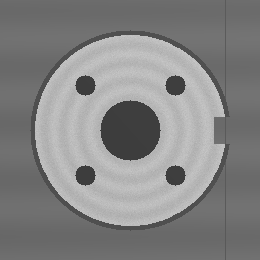
#> input picture data/template.png, 260 x 260 px
$ python locate.py --image ../data/template.png
#> lines starting #> are read from the running program, lines starting #| are printed output that depends on the picture; after the words box and inside, x2 and y2 are one past the last pixel; in counts of white or black regions, pixels touching at a corner belong together
### config.py
# -*- coding: utf-8 -*-
"""
config.py —— 全局配置中心（全项目唯一的参数入口）
=========================================================
职责：
    集中管理所有跨模块共用参数：数据目录、像素当量、工件几何尺寸、
    合成随机化范围、检测公差与 NG 判定阈值、Modbus 寄存器规划、
    看板服务参数。任何模块需要参数时一律 `import config`，
    禁止在其他文件里散落硬编码——调参只需改本文件。

使用示例：
    import config
    config.ensure_dirs()
    print(config.MM_PER_PIXEL)      # 0.1
"""
from pathlib import Path

# ================================================================
# 一、目录与文件路径
#     data/ 及其子目录无需手工创建，各模块调用 config.ensure_dirs() 自动建立
# ================================================================
PROJECT_ROOT  = Path(__file__).resolve().parent          # 项目根目录
DATA_DIR      = PROJECT_ROOT / "data"                    # 运行数据总目录
IMAGE_DIR     = DATA_DIR / "images"                      # 合成"相机画面"输出
TRUTH_DIR     = DATA_DIR / "truth"                       # 每张画面的真值 JSON
ANNOT_DIR     = DATA_DIR / "annot"                       # 检测标注图输出
CALIB_DIR     = DATA_DIR / "calib"                       # 相机标定结果
TEMPLATE_PATH = DATA_DIR / "template.png"                # 定位模板缓存（part_model 首次生成后落盘，指纹不符自动重建）
CALIB_JSON    = CALIB_DIR / "calibration.json"           # 标定结果 JSON


def ensure_dirs() -> None:
    """创建全部数据子目录（幂等：已存在则跳过）"""
    for d in (DATA_DIR, IMAGE_DIR, TRUTH_DIR, ANNOT_DIR, CALIB_DIR):
        d.mkdir(parents=True, exist_ok=True)
#> in main, gray is the input picture: shape (260, 260); min 61, max 201, mean 132


# ================================================================
# 二、相机与像素当量（仿真设定）
#     800×600 像素 ↔ 80×60 mm 视场 → 1 像素 = 0.1 mm
# ================================================================
IMG_W, IMG_H = 800, 600        # 相机画面分辨率（像素）
MM_PER_PIXEL = 0.1             # 像素当量设定值（mm/像素）；
                               # 运行期换算请走 part_model.mm_per_pixel()
                               # （优先级：新鲜标定 > 此设定值）


# ================================================================
# 三、工件几何（全部以"基准位姿"下的像素尺寸给出）
#     基准位姿 = 中心(400,300) + 旋转 0° + 缩放 1.0
# ================================================================
CANON_CENTER     = (400.0, 300.0)                        # 基准中心（像素）
FLANGE_R_PX      = 100.0                                 # 法兰外圆半径（=10.0 mm）
RIM_RING_W       = 4                                     # 外圆暗环宽度（倒角阴影）
CENTER_HOLE_R_PX = 30.0                                  # 中心孔半径（=3.0 mm）
BOLT_HOLE_R_PX   = 10.0                                  # 螺栓孔半径（=1.0 mm）
BOLT_PC_R_PX     = 64.0                                  # 螺栓孔分度圆半径（=6.4 mm）
BOLT_ANGLES_DEG  = (45.0, 135.0, 225.0, 315.0)           # 4 孔基准方位角
KEYWAY_ANGLE_DEG = 0.0                                   # 键槽方位角（破坏旋转对称的定位特征）
KEYWAY_W_PX      = 26.0                                  # 键槽宽度
KEYWAY_D_PX      = 16.0                                  # 键槽深度

# 外观灰度（8bit 灰度级）
BELT_BASE_GRAY = 110.0    # 传送带基础灰度
FACE_BASE_GRAY = 185.0    # 法兰盘面基础灰度
RIM_GRAY       = 80.0     # 外圆暗环灰度
HOLE_GRAY      = 62.0     # 孔（中心孔/螺栓孔）灰度
RING_AMP       = 6.0      # 盘面环带纹理振幅
RING_PERIOD_PX = 18.0     # 盘面环带纹理周期（像素）
BRUSHED_SIGMA  = 3.0      # 盘面径向拉丝噪声标准差（固定种子，保证各帧一致）

# 每帧随机化范围（合成器扰动量）
POSE_JITTER_PX   = 100.0          # 中心位置偏移 ±100 px（=±10 mm）
ANGLE_JITTER_DEG = 30.0           # 旋转 ±30°
SCALE_RANGE      = (0.9, 1.1)     # 缩放范围
BRIGHTNESS_RANGE = (0.8, 1.2)     # 亮度增益范围（±20%）
NOISE_SIGMA      = 4.0            # 高斯噪声标准差（灰度级）

# ================================================================
# 四、locate 定位参数
# ================================================================
TM_SCORE_MIN       = 0.30    # 模板匹配最低得分，低于此值判"定位失败"
TEMPLATE_MARGIN_PX = 30      # 模板裁剪余量（px）：part_model.make_template
                             # 的裁剪半边长 = FLANGE_R_PX + 本值；同时参与
                             # 模板参数指纹与缓存尺寸校验（改这里即整体生效）

# ================================================================
# 五、inspect 缺陷检测与 NG 判定参数
# ================================================================
# —— 基准比对分支（划痕 / 污渍 / 孔缺陷）——
DIFF_ADAPT_K     = 3.0      # 差异图自适应阈值：thr = max(下限, 均值 + k×标准差)
DIFF_ABS_FLOOR   = 20.0     # 差异灰度下限（干净件实测余量>10级，低于它视为噪声）
MIN_BLOB_AREA_PX = 12       # 连通域面积小于此值按噪声丢弃
MORPH_CLOSE_ITER = 1        # 形态学闭运算次数（连接断裂区域）
CLASS_SCRATCH_ASPECT = 3.0  # 聚类整体长宽比 ≥3 → 线状缺陷
CLASS_SCRATCH_W_MAX_PX = 8.0  # 且等效宽度 ≤8px → 划痕，否则污渍
#   ↑ 依据批量实测（run_batch 调参记录）：划痕标注宽 2~3px，经阈值膨胀+
#   形态学闭运算+折线弯曲后等效宽度最大约 7.1px；污渍团块 ≥15px，
#   取 8px 两类间隔充足。

# —— 外圆轮廓分支（崩边检测）——
RIM_PROFILE_BINS    = 360   # 外圆轮廓采样角度数
RIM_DEVIATION_NG_PX = 6.0   # 外圆半径局部削减 > 6 px（=0.6 mm）→ 崩边

# —— 几何测量分支（螺栓孔）——
HOLE_POS_TOL_MM = 0.5       # 螺栓孔位置偏移公差 ±0.5 mm
HOLE_DIA_TOL_MM = 0.3       # 螺栓孔孔径偏差公差 ±0.3 mm
HOUGH_MIN_DIST  = 15        # 霍夫圆：圆心最小间距（像素）
HOUGH_PARAM1    = 60        # 霍夫圆：内部 Canny 高阈值
HOUGH_PARAM2    = 20        # 霍夫圆：累加器阈值
HOUGH_MIN_R     = 7         # 霍夫圆：最小半径（像素）
HOUGH_MAX_R     = 14        # 霍夫圆：最大半径（像素）

# —— NG 判定规则表 ——
DEFECT_AREA_NG_PX = 30      # 单个缺陷面积 > 30 px²（=0.3 mm²）→ NG
#   注：inspect 输出的 confidence 只作展示/复核参考，不判级
#  （曾设想"低于 CONF_MIN_OK 标记低置信"，该功能未实现，参数已删）。

# ================================================================
# 六、plc_link：Modbus/TCP 寄存器规划（保持寄存器，16bit）
# ================================================================
MODBUS_HOST = "127.0.0.1"
MODBUS_PORT = 502

REG_TRIGGER   = 0    # HR0 : 触发命令（上位机写 1 触发一次检测，视觉端处理后自动清零）
REG_BUSY      = 1    # HR1 : 忙闲状态 0=空闲 1=忙 2=完成（本次结果有效）
REG_RESULT    = 2    # HR2 : 检测结果码 0=无 1=OK 2=NG 999=看门狗故障
REG_DEFECT    = 3    # HR3 : 缺陷类型码（位组合，位号见下方 DEFECT_TYPES 注册表）
REG_DEV_X     = 4    # HR4 : X 定位偏差，0.01mm 单位，有符号
REG_DEV_Y     = 5    # HR5 : Y 定位偏差，0.01mm 单位，有符号
REG_ANGLE     = 6    # HR6 : 工件角度，0.1° 单位，有符号
REG_HEARTBEAT = 10   # HR10: 心跳计数（视觉端每处理一轮 +1）

N_REGS = 16          # 寄存器区总长（HR0~HR15，预留扩展）

BUSY_IDLE, BUSY_BUSY, BUSY_DONE = 0, 1, 2
RESULT_NONE, RESULT_OK, RESULT_NG, RESULT_FAULT = 0, 1, 2, 999

# ----------------------------------------------------------------
# 缺陷类型注册表（唯一出处）
# ----------------------------------------------------------------
# 新增一种缺陷只改这张表：位号自动进 HR3 位组合、中文名自动进测试报告
# 与看板图例、可注入类型自动进合成器与批量验收统计、面域类缺陷自动进
# 「面积超阈值」NG 规则。字段含义：
#   name       程序内类型名（记录/接口/寄存器编码都用它）
#   cn         中文名（报告与看板展示）
#   bit        HR3 缺陷码位号（0~15，不可与已有重复）
#   area_blob  是否属于"基准比对连通域"类缺陷（受面积阈值 NG 规则约束）
#   injectable 合成器是否可注入（locate_fail 是链路状态，不可注入）
DEFECT_TYPES = (
    {"name": "scratch",      "cn": "划痕",     "bit": 0,
     "area_blob": True,  "injectable": True},
    {"name": "chip",         "cn": "崩边",     "bit": 1,
     "area_blob": True,  "injectable": True},
    {"name": "stain",        "cn": "污渍",     "bit": 2,
     "area_blob": True,  "injectable": True},
    {"name": "bolt_shift",   "cn": "孔偏移",   "bit": 3,
     "area_blob": False, "injectable": True},
    {"name": "bolt_missing", "cn": "孔缺失",   "bit": 4,
     "area_blob": False, "injectable": True},
    {"name": "locate_fail",  "cn": "定位失败", "bit": 5,
     "area_blob": False, "injectable": False},
)

DEFECT_BIT = {d["name"]: 1 << d["bit"] for d in DEFECT_TYPES}
DEFECT_CN = {d["name"]: d["cn"] for d in DEFECT_TYPES}
INJECTABLE_TYPES = tuple(d["name"] for d in DEFECT_TYPES if d["injectable"])
AREA_BLOB_TYPES = tuple(d["name"] for d in DEFECT_TYPES if d["area_blob"])

assert len({d["bit"] for d in DEFECT_TYPES}) == len(DEFECT_TYPES), \
    "DEFECT_TYPES 的 bit 位号不可重复"

WATCHDOG_TIMEOUT_S = 2.0    # 看门狗：触发后超过该时长未完成 → 写故障码
HEARTBEAT_PERIOD_S = 1.0    # 空闲时心跳递增周期（秒）


def to_int16(value: int) -> int:
    """把有符号整数映射为 Modbus 16bit 寄存器值（两补码表示）"""
    return int(value) & 0xFFFF


# [4 lines left out: function from_int16, not called in this run]


# ----------------------------------------------------------------
# 定点数编解码（HR4/5/6 的缩放系数与打包/解包唯一出处）
# ----------------------------------------------------------------
# 上位机与视觉端必须使用同一组系数；此前编码在 plc_server、解码在
# modbus_client_test 各写一遍字面量，改精度要两头同步。
DEV_SCALE_MM = 100      # HR4/HR5 定位偏差：0.01mm/LSB
ANGLE_SCALE_DEG = 10    # HR6 角度：0.1°/LSB


def pack_dev_mm(v_mm: float) -> int:
    """定位偏差(mm) → 寄存器原码（四舍五入到 0.01mm，两补码）"""
    return to_int16(round(v_mm * DEV_SCALE_MM))


def pack_angle_deg(v_deg: float) -> int:
    """角度(°) → 寄存器原码（四舍五入到 0.1°，两补码）"""
    return to_int16(round(v_deg * ANGLE_SCALE_DEG))


def unpack_dev_mm(raw: int) -> float:
    """寄存器原码 → 定位偏差(mm)"""
    return from_int16(raw) / DEV_SCALE_MM


def unpack_angle_deg(raw: int) -> float:
    """寄存器原码 → 角度(°)"""
    return from_int16(raw) / ANGLE_SCALE_DEG


# ================================================================
# 七、dashboard 看板服务参数
#     注：本机 5000 端口常被其他开发服务占用（Windows 允许重复绑定但
#     连接会进先绑定者，症状是"看板打开却是别的页面"），故默认 5001。
# ================================================================
DASH_HOST = "127.0.0.1"
DASH_PORT = 5001

### part_model.py
# -*- coding: utf-8 -*-
"""
part_model.py —— 工件基准模型（生产期唯一的"工件事实来源"）
========================================================
职责：
    集中承载法兰盘工件的名义定义，供 定位(locate)、检测(inspect) 与
    合成器(simulator) 共同引用，使生产算法不再依赖测试数据生成器：
      1. 规范几何：螺栓孔分布 / 键槽几何 / 位姿矩阵与仿射坐标变换；
      2. 标准成像环境：固定光照增益场、传送带背景纹理（rng 参数化，
         黄金资产以固定种子取得可复现背景）；
      3. 名义外观：盘面环带纹理公式 + 基准位姿工件图层渲染
         （无缺陷、内部固定种子、确定性）；
      4. 黄金资产：基准图 make_reference（标准工位成像：皮带+光照+
         无缺陷件）与匹配模板 make_template，重复调用结果完全一致。

边界约定（详见 docs/adr/0001，ADR-0001 的代码体现）：
    - locate / inspect 一律从本模块获取几何期望值与基准资产；
    - simulator/synth 是本模块的「下游组合者」：在名义图层上叠加缺陷
      注入与随机化，合成测试帧；任何生产模块不得反向 import simulator。

使用示例：
    import part_model
    holes = part_model.bolt_centers_canonical()   # 规范孔位
    ref, mask = part_model.make_reference()       # 黄金基准图
"""
import hashlib
import json
import math
import sys
from pathlib import Path

import numpy as np
import cv2

# 允许直接 `python part_model.py` 自检运行：把项目根目录加入 sys.path
if __package__ in (None, ""):
    sys.path.insert(0, str(Path(__file__).resolve().parents[0]))

import config


# ================================================================
# 零、像素当量权威（px↔mm 换算的唯一入口）
# ================================================================
_MMP_CACHE = None    # 进程内缓存（标定结果静态，无需每帧重读）


def mm_per_pixel() -> float:
    """
    像素当量（mm/像素）唯一出处。优先级：新鲜标定 > config 设定值。
      - data/calib/calibration.json 存在且可解析 → 用标定实测值；
      - 否则回退 config.MM_PER_PIXEL（未标定的仿真/新产线场景）。
    locate 原有的 try-import calib 写法即此语义，现收敛为本函数；
    结果进程内缓存（标定文件不会在运行中变化）。
    """
    global _MMP_CACHE
    if _MMP_CACHE is None:
        try:
            from calib.calibrate import get_mm_per_pixel
            _MMP_CACHE = get_mm_per_pixel()
        except Exception:
            _MMP_CACHE = float(config.MM_PER_PIXEL)
    return _MMP_CACHE


def px_area_to_mm2(area_px: float) -> float:
    """像素面积 → 平方毫米（同一权威的平方，禁止使用点再写 ×0.01）"""
    return area_px * mm_per_pixel() ** 2


# ================================================================
# 一、全局缓存网格（避免每帧重复构造 800×600 坐标矩阵，批量生成时提速）
# ================================================================
_G_XX = None    # 每像素 x 坐标（float32）
_G_YY = None    # 每像素 y 坐标（float32）
_G_RR = None    # 每像素到基准中心(400,300)的距离（float32）
_G_ILLUM = None  # 固定光照增益场


def _grids():
    """惰性创建并缓存整幅画面的坐标网格与径向距离矩阵"""
    global _G_XX, _G_YY, _G_RR
    if _G_XX is None:
        yy, xx = np.mgrid[0:config.IMG_H, 0:config.IMG_W].astype(np.float32)
        _G_XX, _G_YY = xx, yy
        _G_RR = np.hypot(xx - config.CANON_CENTER[0],
                         yy - config.CANON_CENTER[1])
    return _G_XX, _G_YY, _G_RR


# ================================================================
# 二、标准成像环境（固定条件：真实产线相机与光源固定不动）
# ================================================================
def illumination_field() -> np.ndarray:
    """
    固定光照增益场：模拟灯罩下左亮右暗、上暗下亮的轻微不均匀照度。
    注意：该场逐帧不变（真实产线相机与光源固定），属于"固定成像条件"，
    因此基准比对时它对基准图与测试图的影响完全相同，可被增益归一化抵消。
    """
    global _G_ILLUM
    if _G_ILLUM is None:
        xx, yy, _ = _grids()
        _G_ILLUM = (1.0
                    + 0.06 * (xx / config.IMG_W - 0.5)      # 水平方向 ±3%
                    + 0.04 * (0.5 - yy / config.IMG_H)      # 垂直方向 ±2%
                    ).astype(np.float32)
    return _G_ILLUM


def make_belt(rng: np.random.Generator) -> np.ndarray:
    """
    生成传送带背景（float32 灰度）：
    基础灰度 + 行向明暗条带（皮带接缝/磨损）+ 若干条纵向刮痕。
    rng 不同则纹理不同（模拟皮带运动带来的背景变化）。
    """
    belt = np.full((config.IMG_H, config.IMG_W),
                   config.BELT_BASE_GRAY, np.float32)
    # 行向条带：沿 y 方向的正弦明暗变化，相位随机
    phase = rng.uniform(0.0, 2.0 * math.pi)
    rows = np.arange(config.IMG_H, dtype=np.float32)[:, None]
    belt *= 1.0 + 0.04 * np.sin(rows / 9.0 + phase)
    # 纵向刮痕：3~6 条略暗的斜线
    for _ in range(int(rng.integers(3, 7))):
        x0 = rng.uniform(0.0, config.IMG_W)
        drift = rng.uniform(-40.0, 40.0)
        gray = config.BELT_BASE_GRAY - rng.uniform(12.0, 26.0)
        cv2.line(belt,
                 (int(round(x0)), 0),
                 (int(round(x0 + drift)), config.IMG_H - 1),
                 float(gray), 1)
    return belt


# ================================================================
# 三、规范几何（真值、定位角度解算、检测期望值的共同出处）
# ================================================================
def bolt_centers_canonical() -> list:
    """4 个螺栓孔在基准位姿下的圆心坐标 [(x,y)]×4"""
    cx, cy = config.CANON_CENTER
    pc = config.BOLT_PC_R_PX
    return [(cx + pc * math.cos(math.radians(a)),
             cy + pc * math.sin(math.radians(a)))
            for a in config.BOLT_ANGLES_DEG]


# [10 lines left out: function keyway_center_canonical, not called in this run]


def keyway_polygon() -> np.ndarray:
    """键槽矩形四角（int32，供 fillPoly 挖空材料）

    矩形沿键槽方位 config.KEYWAY_ANGLE_DEG 展开：u 轴=键槽朝向，
    v 轴=垂直方向；方位为 0° 时与旧版逐位一致。
    """
    cx, cy = config.CANON_CENTER
    a = math.radians(config.KEYWAY_ANGLE_DEG)
    ca, sa = math.cos(a), math.sin(a)
    r_out = config.FLANGE_R_PX + 3.0          # 键槽向外略越过外圆，保证挖穿
    r_in = config.FLANGE_R_PX - config.KEYWAY_D_PX
    hw = config.KEYWAY_W_PX / 2.0

    def _pt(u: float, v: float) -> list:
        return [cx + u * ca - v * sa, cy + u * sa + v * ca]

    return np.array([_pt(r_out, -hw), _pt(r_out, hw),
                     _pt(r_in, hw), _pt(r_in, -hw)], np.int32)


# [15 lines left out: functions pose_matrix, apply_affine, not called in this run]


# ================================================================
# 四、名义外观（车削纹理公式 + 无缺陷工件图层，全部确定性）
# ================================================================
def face_ring_value(rr: np.ndarray) -> np.ndarray:
    """
    盘面环带纹理灰度：半径的确定函数（车削纹理）。
    回填材料（处理"孔偏移/孔缺失"缺陷）时按该公式逐像素重建，
    保证与基准图的纹理严格一致，不引入额外差异。
    """
    return (config.FACE_BASE_GRAY
            + config.RING_AMP * np.sin(2.0 * np.pi * rr / config.RING_PERIOD_PX))


def build_part() -> tuple:
    """
    在基准位姿绘制**名义**法兰盘图层（无缺陷、确定性）。
    返回 (part float32 灰度层, mask uint8 材料掩膜)。
    表面拉丝噪声使用内部固定种子 → 逐次调用与各帧纹理完全一致；
    缺陷注入由 simulator/synth 在返回的图层上叠加（见其 _draw_defect）。
    """
    part = np.zeros((config.IMG_H, config.IMG_W), np.float32)
    mask = np.zeros((config.IMG_H, config.IMG_W), np.uint8)
    cc = (int(config.CANON_CENTER[0]), int(config.CANON_CENTER[1]))

    # 1) 材料区域 = 外圆整圆
    cv2.circle(mask, cc, int(config.FLANGE_R_PX), 255, -1)
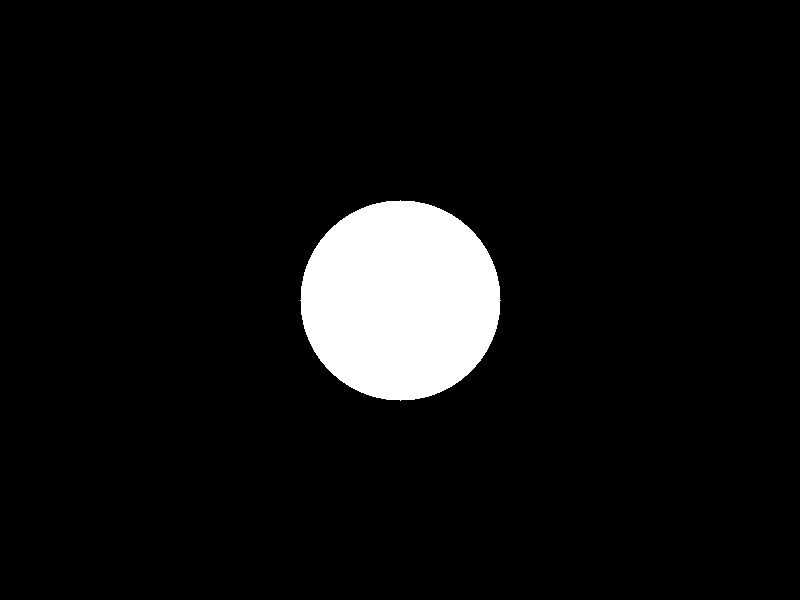
#> mask: shape (600, 800); 6.5% white; 1 white region, box (x1, y1, x2, y2) and area: (300, 200, 501, 401) 31417
    region = mask > 0

    # 2) 盘面 = 环带纹理 + 固定种子拉丝噪声
    _, _, rr = _grids()
    part[region] = face_ring_value(rr[region])
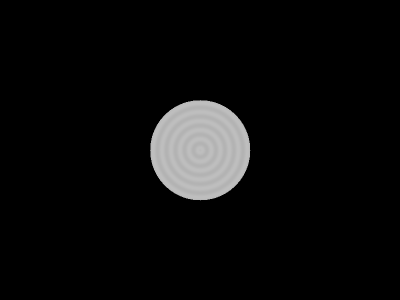
#> part: shape (600, 800) float32 (shown at 1/2 size); min 0, max 191, mean 12.1
    tex_rng = np.random.default_rng(20260101)      # 固定种子：表面纹理逐帧一致
    tex = tex_rng.standard_normal((config.IMG_H, config.IMG_W)).astype(np.float32)
    part[region] += tex[region] * config.BRUSHED_SIGMA
#> part: shape (600, 800) float32; 6.55% of pixels changed, all inside (x1, y1, x2, y2) = (300, 200, 501, 401)

    # 3) 外圆暗环（一圈倒角阴影，形成强边缘）
    cv2.circle(part, cc,
               int(config.FLANGE_R_PX - config.RIM_RING_W / 2),
               config.RIM_GRAY, config.RIM_RING_W)

    # 4) 中心孔与 4 个螺栓孔
    cv2.circle(part, cc, int(config.CENTER_HOLE_R_PX), config.HOLE_GRAY, -1)
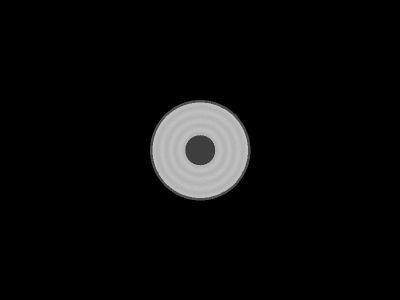
#> part: shape (600, 800) float32 (shown at 1/2 size); min 0, max 203.5, mean 10.8
    for (bx, by) in bolt_centers_canonical():
        cv2.circle(part, (int(round(bx)), int(round(by))),
                   int(config.BOLT_HOLE_R_PX), config.HOLE_GRAY, -1)
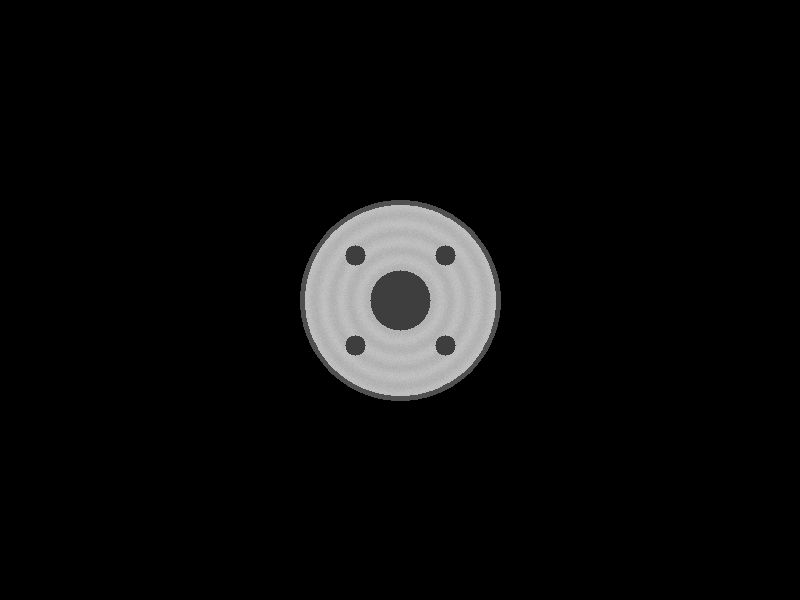
#> part: shape (600, 800) float32; 0.26% of pixels changed, all inside (x1, y1, x2, y2) = (345, 245, 456, 356)

    # 5) 键槽：挖空材料，合成时露出皮带（形成用于角度定位的明暗缺口）
    poly = keyway_polygon()
#> (the rest of the program and of its run is left out)
